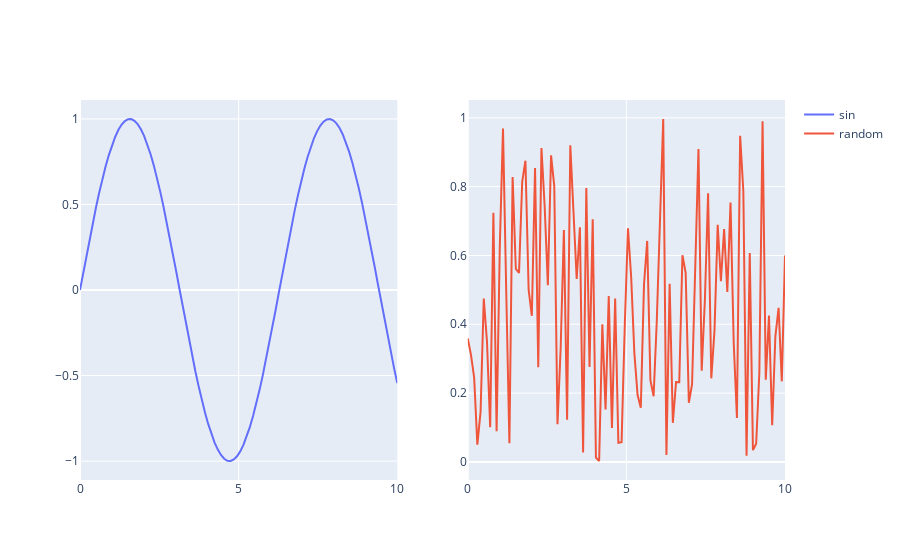

Source (notebook cell):
### Code cell
#several fig
from plotly.subplots import make_subplots

fig = make_subplots(rows=1, cols=2)
fig.add_trace(go.Scatter(x=xs, y=sins, name="sin"), row=1, col=1)
fig.add_trace(go.Scatter(x=xs, y=rand, name="random"), row=1, col=2)
fig.show()
